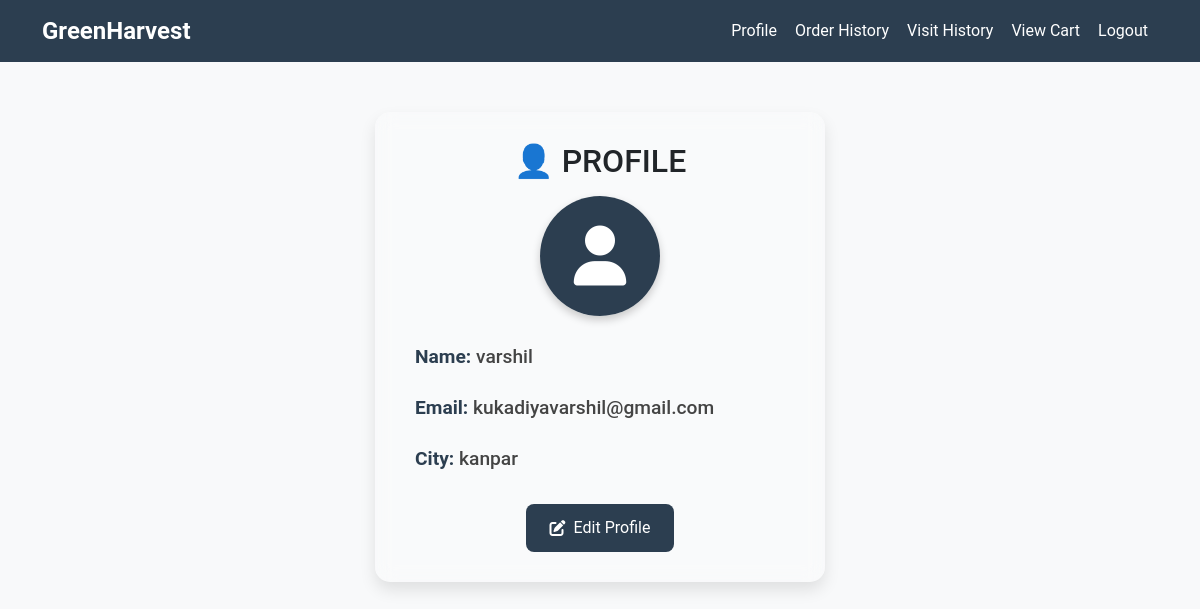
Screenshot of /customer_profile.php (signed in) with the database file from the repository.
### tables this page shows
CREATE TABLE `customers` (
  `id` int(11) NOT NULL,
  `name` varchar(100) DEFAULT NULL,
  `email` varchar(100) DEFAULT NULL,
  `password` varchar(255) DEFAULT NULL,
  `city` varchar(100) DEFAULT NULL,
  `otp` int(11) DEFAULT NULL,
  `is_verified` tinyint(1) DEFAULT 0,
  `pass_key` varchar(6) DEFAULT NULL
);

### customer_profile.php (the view, shortened to what this page needs)
<?php
include 'config.php';
$customer_id = $_SESSION['customer_id'];
$stmt = $conn->prepare("SELECT name, email, city FROM customers WHERE id = ?");
$stmt->execute([$customer_id]);
$customer = $stmt->fetch();
?>
<!DOCTYPE html>
<html lang="en">
<head>
    <link rel="stylesheet" href="https://cdn.jsdelivr.net/npm/bootstrap@5.3.0/dist/css/bootstrap.min.css">
    <link rel="stylesheet" href="https://cdnjs.cloudflare.com/ajax/libs/font-awesome/6.4.2/css/all.min.css">
</head>
<body>
<?php include "navbar.php"; ?>
<div class="profile-container">
    <div class="profile-card">
        <h2 class="mb-3">👤 PROFILE</h2>
        <div class="profile-icon">
            <i class="fas fa-user"></i>
        </div>
        <p class="profile-info"><span>Name:</span> <?php echo htmlspecialchars($customer['name']); ?></p>
        <p class="profile-info"><span>Email:</span> <?php echo htmlspecialchars($customer['email']); ?></p>
        <p class="profile-info"><span>City:</span> <?php echo htmlspecialchars($customer['city']); ?></p>
        <button class="edit-btn" data-bs-toggle="modal" data-bs-target="#editProfileModal">
            <i class="fas fa-edit"></i> Edit Profile
        </button>
    </div>
</div>
</body>
</html>

### customer_profile.php (style rules this page uses)
body { font-family: 'Poppins', sans-serif; margin: 0; padding: 0; }
.profile-container { display: flex; justify-content: center; margin-top: 50px; }
.profile-card { background: rgba(255, 255, 255, 0.2); backdrop-filter: blur(10px); padding: 30px; border-radius: 15px; box-shadow: 0 8px 16px rgba(0, 0, 0, 0.1); text-align: center; max-width: 450px; width: 100%; transition: 0.3s ease-in-out; }
.profile-icon { width: 120px; height: 120px; background: linear-gradient(135deg, #2c3e50, #2c3e50); border-radius: 50%; display: flex; justify-content: center; align-items: center; font-size: 60px; color: white; margin: 0 auto 20px; box-shadow: 0 4px 8px rgba(0, 0, 0, 0.2); }
.profile-info { font-size: 1.2rem; font-weight: 500; color: #444; text-align: left; margin: 8px 0; padding: 7px 10px; border-radius: 8px; }
.profile-info span { font-weight: bold; color: #2c3e50; }
.edit-btn { background: linear-gradient(135deg, #2c3e50, #2c3e50); border: none; padding: 12px 24px; border-radius: 8px; color: white; font-size: 1rem; cursor: pointer; transition: 0.3s; margin-top: 15px; display: inline-flex; align-items: center; gap: 8px; }

### navbar.php (style rules this page uses)
body { background-color: #f8f9fa; font-family: 'Roboto', sans-serif; }

### rows the page displays
customers: name "varshil", email "kukadiyavarshil@gmail.com", city "kanpar"
